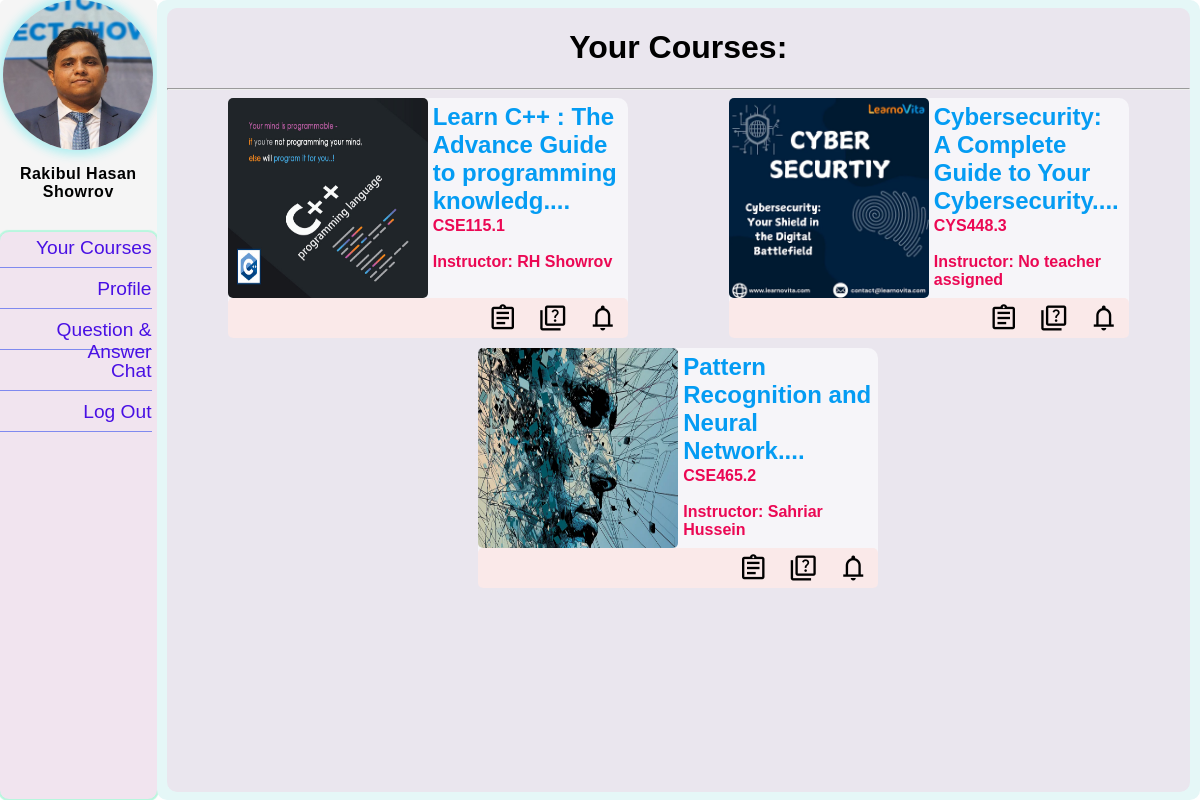
Page /student/1 (signed in) on the committed database.
### student/models.py (models this page shows, shortened)
class Student(models.Model):
  user=models.OneToOneField(User,on_delete=models.CASCADE, related_name='student_profile')
  student_id = models.IntegerField(
        unique=True,
        validators=[MinValueValidator(10000), MaxValueValidator(99999)],  # Ensure it's a 5-digit number
        blank=True
    )
  fullname = models.CharField(max_length=120, blank=True)
  dob = models.DateField(blank=True,null=True)
  profile_pic = models.ImageField(upload_to='profile_pics/students', blank=True)
  profile_type = models.CharField(max_length=20, default="Student")

### courses/models.py (models this page shows, shortened)
class Course(models.Model):
  name=models.CharField(max_length=100,blank=False)
  code=models.CharField(max_length=10,blank=False)
  section=models.IntegerField()
  course_pic=models.ImageField(upload_to='course_thumbnail',blank=True)
  class Meta:
    unique_together=('name','code','section')

### teacher/models.py (models this page shows, shortened)
class Teacher(models.Model):
  user=models.OneToOneField(User,on_delete=models.CASCADE,related_name='teacher_profile')
  teacher_id=models.IntegerField(
        unique=True,
        validators=[MinValueValidator(10000), MaxValueValidator(99999)],  # Ensure it's a 5-digit number
        blank=True
  )
  fullname = models.CharField(max_length=120, blank=True)
  dob = models.DateField(blank=True,null=True)
  profile_pic = models.ImageField(upload_to='profile_pics/teacher', blank=True)
  profile_type = models.CharField(max_length=20, default="Teacher")

### student/views.py (the view)
# urls.py: path('',views.stdHomePage,name='stdHomePage'),
def stdHomePage(request,student_id):
  student=Student.objects.get(user=request.user)
  enrolled_courses=student.student_enrollments.all()
  course_data=[]
  for enrollment in enrolled_courses:
    course = enrollment.course  # Access the course instance
    course_name = course.name
    course_code = course.code
    course_section = course.section
    course_pic = course.course_pic
    course_id= course.id
    print(course_pic)
    try:
        course_instructor = TeacherEnrolled.objects.get(course=course).teacher.fullname
    except TeacherEnrolled.DoesNotExist:
        course_instructor = "No teacher assigned"
    course_data.append({
        'course_id': course_id,
        'course_name': course_name,
        'course_code': course_code,
        'course_section': course_section,
        'course_pic': course_pic,
        'course_instructor': course_instructor
    })
  return render(request,'stdbase.html',context={
    "student_id":student_id,
    'profile':student,
    'course':course_data,
  })

### student/templatetags/custom_filters.py (called while the page is built)
@register.filter(name='range_filter')
def range_filter(value):
  return value[:53]+'....'

### templates/stdbase.html (shortened to what this page needs)
{%load static %}
{% load custom_filters %}
<!DOCTYPE html>
<html lang="en">
<head>
  <link rel="stylesheet" href="{% static 'css/stdbase.css'%}">
</head>
<body>
  <div class="nav_container">
    <div class="img_container">
      <img src="/media/{{profile.profile_pic}}" alt="USer Photo">
    </div>
    <div class="user_info">
    <h3>{{profile.fullname}}</h3>
    </div>
    <div class="nav_actionbar">
       <a class='action_box' href="#">Your Courses</a>
       <a class='action_box' href="#">Profile</a>
       <a class='action_box' href="#">Question & Answer</a>
       <a class='action_box' href="#">Chat</a>
       <a class='action_box' href="{%url 'user_handle:userLogout'%}">Log Out</a>
    </div>
  </div>
  {%block content%}
  <div class="main_container">
   <div class="course_container">
    <h1>Your Courses:</h1>
    <hr>
    <div class="card_container">
      {% for cd in course%}
      <div class="card">
        <div class="card_child_1">
          <img src="/media/{{cd.course_pic}}" alt="Course Photo">
          <div class="course_info">
            <a href="{%url 'course:courseContent' course_id=cd.course_id %}">{{cd.course_name|range_filter}}</a>
            <h3>{{cd.course_code}}.{{cd.course_section}}</h3>
            <h3>Instructor: {{cd.course_instructor}}</h3>
          </div>
        </div>
        <div class="card_child_2">
          <span class="material-symbols-outlined rd">
            </span>
            <span class="material-symbols-outlined rd ">
              </span>
              <span class="material-symbols-outlined rd">
                </span>
        </div>
      </div>
      {%endfor%}
    </div>
   </div>
  </div>
  {%endblock%}
</body>
</html>

### static/css/stdbase.css (style rules this page uses)
body { display: flex; flex-direction: row; justify-content: flex-start; margin: 0; border-radius: 5px; }
.nav_container { display: flex; flex-direction: column; align-items: center; height: 100vh; width: 15vw; background-color:whitesmoke; border-radius: 5px; }
.user_info { margin-top: 10px; margin-bottom: 30px; border-radius: 15px; }
.user_info h3 { color: rgb(0, 1, 1); letter-spacing: 0.5px; margin: 0px; text-align: center; }
.img_container { width: 100%; height: 200px; background-color: auto; display: flex; justify-content: center; border-radius: 15px; }
.img_container img { width: 150px; height: 150px; border-radius: 300px; box-shadow: 0 0 10px 5px rgb(179, 239, 241) ; margin-bottom: 5px; }
.nav_actionbar { display: flex; flex-direction: column; justify-content: flex-start; align-items: flex-end; background-color: auto; width: 100%; height: 100vh; background-color: rgb(241, 228, 239); border-radius: 10px; border:1px solid rgb(183, 247, 222); box-shadow: 0 0 1px 1px rgb(183, 247, 222); }
.nav_actionbar a { height: 30px; background-color: none; text-decoration: none; font-size: larger; font-weight: 500; color: rgb(73, 16, 228); border-bottom: 1px solid rgb(128, 138, 239); margin: 5px; font-family: 'Trebuchet MS', 'Lucida Sans Unicode', 'Lucida Grande', 'Lucida Sans', Arial, sans-serif; }
.action_box { height: 20px; width: 100%; background-color:auto; text-align: end; }
.main_container { width: 100vw; height: 100vh; background-color: rgb(229, 247, 247); border-radius: 10px; display: flex; justify-content: center; align-items: center; }
.course_container { width: 98%; height: 98%; background-color: rgb(234, 230, 238); border-radius: 10px; }
.course_container h1 { text-align: center; font-size: xx-large; font-weight: 800; font-family: 'Trebuchet MS', 'Lucida Sans Unicode', 'Lucida Grande', 'Lucida Sans', Arial, sans-serif; }
.card_container { width: 98%; height: auto; background-color:auto; margin: 2px auto 2px auto; border-radius: 10px; display: flex; flex-direction: row; margin-bottom: 5px; flex-wrap: wrap; justify-content: space-around; }
.card { width: 400px; height: auto; background-color: #f7f7faee; border-radius: 10px; display: flex; flex-direction: column; margin-bottom: 10px; }
.card_child_1 { width: 400px; height: 200px; display: flex; flex-direction: row; border-radius: 5px; }
.card_child_1 img { width: 200px; height: 200px; border-radius: 5px; }
.card_child_1 h2,h3 { font-weight: 800; font-family: 'Trebuchet MS', 'Lucida Sans Unicode', 'Lucida Grande', 'Lucida Sans', Arial, sans-serif; margin-top: 0px; font-size:medium ; }
.card_child_2 { width: 400px; height: 40px; background-color:rgb(250, 233, 233); display: flex; justify-content: flex-end; flex-direction: row; border-radius: 5px; }
.material-symbols-outlined.rd { font-size: 30px; margin: 10px; margin-top: 5px; }
.course_info { display: flex; flex-direction: column; justify-content: flex-start; padding: 5px; width: 260px; }
.course_info h3 { font-weight: 800; font-family: 'Trebuchet MS', 'Lucida Sans Unicode', 'Lucida Grande', 'Lucida Sans', Arial, sans-serif; margin-top: 2px; color: rgb(235, 8, 84); }
.course_info a { text-decoration: none; color: rgb(4, 156, 243); font-weight: 800; font-size: x-large; font-family: 'Trebuchet MS', 'Lucida Sans Unicode', 'Lucida Grande', 'Lucida Sans', Arial, sans-serif; }

### rows in the picture
Student: profile_pic (picture), fullname "Rakibul Hasan Showrov"
Course: course_pic (picture), course_name|range_filter "Learn C++ : The Advance Guide to programming knowledg....", course_code "CSE115"
Teacher: course_instructor "RH Showrov"
Course: course_pic (picture), course_name|range_filter "Cybersecurity: A Complete Guide to Your Cybersecurity....", course_code "CYS448"
Course: course_pic (picture), course_name|range_filter "Pattern Recognition and Neural Network....", course_code "CSE465"
Teacher: course_instructor "Sahriar Hussein"

### other values in the picture
{{ cd.course_section }} "1" "3" "2"
{{ cd.course_instructor }} "No teacher assigned"
